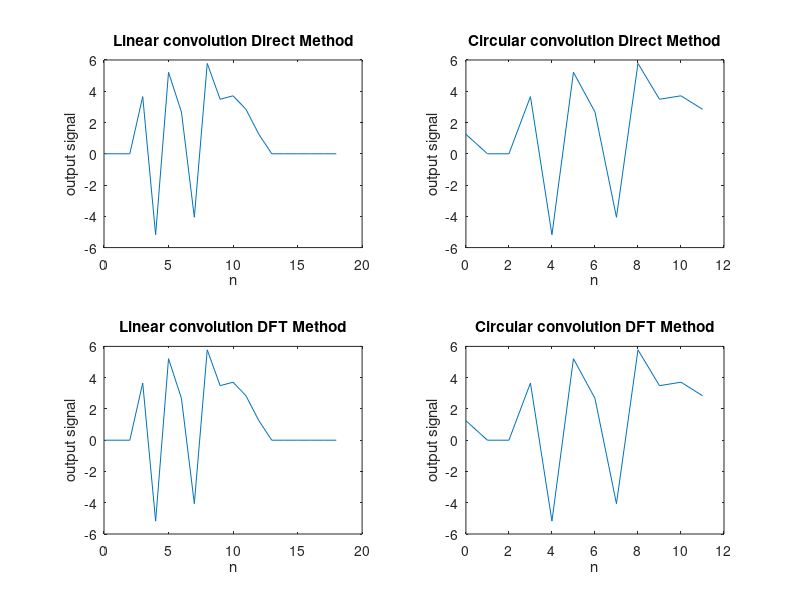

Reproduce this figure in MATLAB.
mean = 1;
variance = 4;
N1=10;
N2=10;
N=12;
x1 = normrnd(mean,variance,[N1,1]);
x2 = zeros(N2,1);
x2(4) = 1;

circular = cconv(x1,x2,N);
linear= conv(x1,x2);

%linear
fft1 = fft(x1,N1+N2-1);
fft2 = fft(x2,N1+N2-1);
lin = fft1.*fft2;
linear1 = ifft(lin);

%circular
Fft1 = fft(x1,N);
Fft2 = fft(x2,N);
cir = Fft1.*Fft2;
circular1 = ifft(cir);

figure()
subplot(2,2,1);
t = 0:length(linear)-1;
plot(t,linear);
title("Linear convolution Direct Method");
xlabel("n");
ylabel("output signal");

subplot(2,2,2);
t = 0:length(circular)-1;
plot(t,circular);
title("Circular convolution Direct Method");
xlabel("n");
ylabel("output signal");

subplot(2,2,3);
t = 0:length(linear1)-1;
plot(t,linear1);
title("Linear convolution DFT Method");
xlabel("n");
ylabel("output signal");

subplot(2,2,4);
t = 0:length(circular1)-1;
plot(t,circular1);
title("Circular convolution DFT Method");
xlabel("n");
ylabel("output signal");




